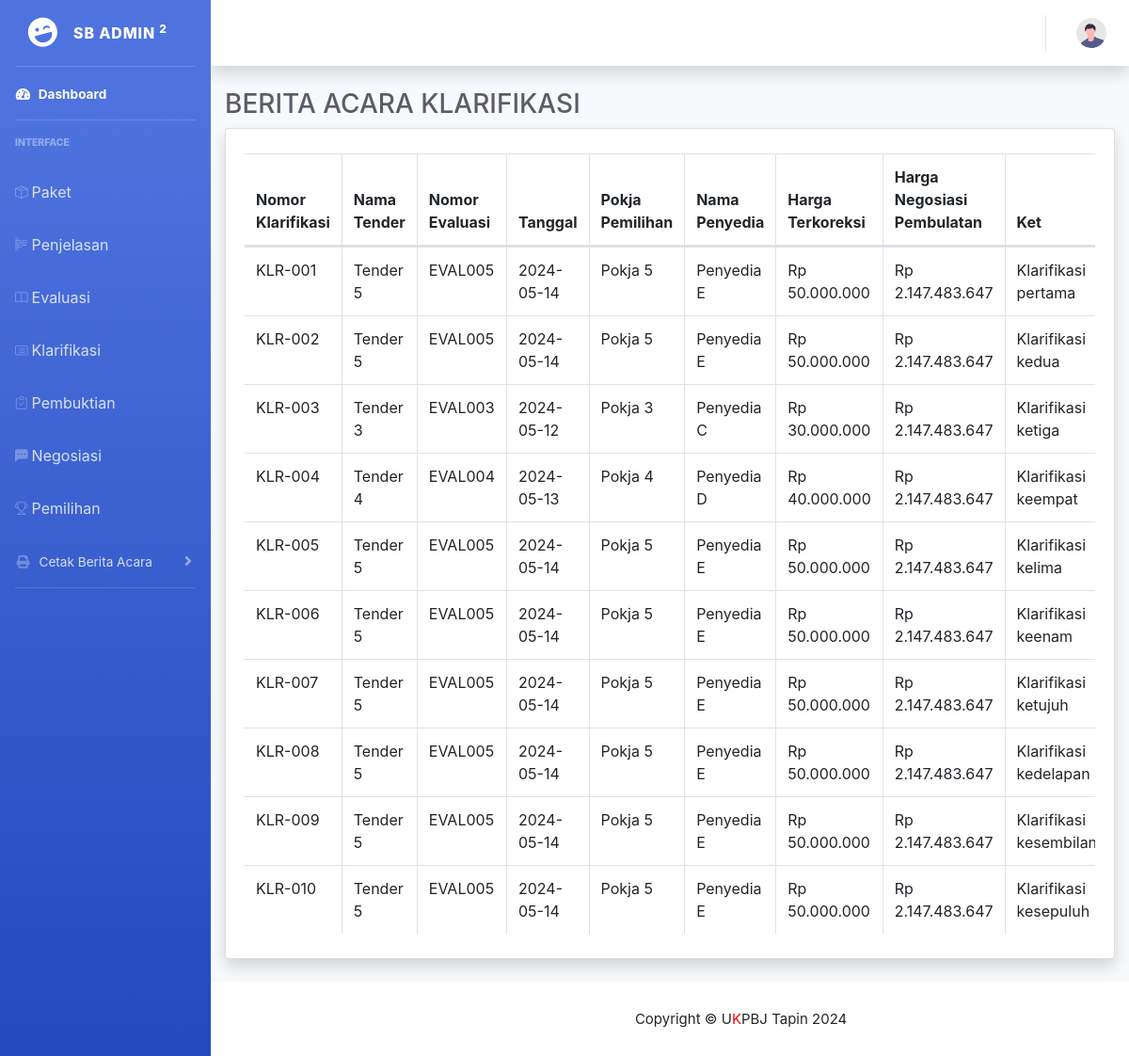
The app's page /index.php/report/reportBaKlarifikasi with its own data.
### tables this page shows
CREATE TABLE `klarifikasi` (
  `Id_klarifikasi` int(10) NOT NULL,
  `Id_evaluasi_penawaran` int(10) DEFAULT NULL,
  `No_Klarifikasi` varchar(200) DEFAULT NULL,
  `Peralatan` text DEFAULT NULL,
  `Tenaga_ahli` text DEFAULT NULL,
  `Keterangan_lain` varchar(200) DEFAULT NULL
);

CREATE TABLE `paket` (
  `Id_kode_tender` int(10) NOT NULL,
  `kode_tender` text NOT NULL,
  `Id_pokja` varchar(10) DEFAULT NULL,
  `no_dokumen_pemilihan` text NOT NULL,
  `Nama_tender` varchar(100) DEFAULT NULL,
  `Nilai_Pagu` int(30) DEFAULT NULL,
  `Kode_RUP` int(15) DEFAULT NULL,
  `Nilai_HPS` int(20) DEFAULT NULL,
  `Kode_anggaran` int(15) DEFAULT NULL,
  `Metode_tender` varchar(20) DEFAULT NULL,
  `Nama_PPK` varchar(50) DEFAULT NULL,
  `NIP_PPK` varchar(30) DEFAULT NULL,
  `No_SK` text DEFAULT NULL,
  `Unit_kerja` varchar(50) DEFAULT NULL,
  `Tgl_permohonan` date DEFAULT NULL,
  `Tgl_penugasan` date DEFAULT NULL,
  `Pokja_pemilihan` varchar(20) DEFAULT NULL
);

CREATE TABLE `evaluasi` (
  `Id_evaluasi_penawaran` int(10) NOT NULL,
  `Id_kode_tender` int(10) DEFAULT NULL,
  `No_Evaluasi` varchar(200) DEFAULT NULL,
  `Tanggal` date DEFAULT NULL,
  `Metode_evaluasi` varchar(200) DEFAULT NULL,
  `nama_Penyedia` varchar(20) DEFAULT NULL,
  `nilai_penawaran` int(20) DEFAULT NULL,
  `kualifikasi` varchar(20) DEFAULT NULL,
  `administrasi` varchar(20) DEFAULT NULL,
  `teknis` varchar(20) DEFAULT NULL,
  `harga` varchar(20) DEFAULT NULL,
  `Keterangan_lain` varchar(20) DEFAULT NULL
);

CREATE TABLE `negosiasi` (
  `Id_negosiasi` int(10) NOT NULL,
  `Id_evaluasi_penawaran` int(10) DEFAULT NULL,
  `No_Negosiasi` varchar(30) DEFAULT NULL,
  `Tanggal` date DEFAULT NULL,
  `harga_penawaran` text DEFAULT NULL,
  `harga_terkoreksi` text DEFAULT NULL,
  `harga_negosiasi` text NOT NULL,
  `hasil_evaluasi` text DEFAULT NULL,
  `Keterangan_lain` varchar(200) DEFAULT NULL
);

### application/controllers/Report.php (called while the page is built, shortened)
<?php
class Report extends CI_Controller {
    public function __construct() {
        $this->load->model('Paket_model');
        $this->load->model('PokjaMil_model');
        $this->load->model('Penjelasan_model');
        $this->load->library('form_validation');
        $this->load->model('Evaluasi_model');
        $this->load->model('Klarifikasi_model');
        $this->load->model('Negosiasi_model');
        $this->load->model('Pembuktian_model');
        $this->load->model('Pemilihan_model');
    }
    public function reportBaKlarifikasi() {
        $data['negosiasis'] = $this->Negosiasi_model->get_all();
        $data['klarifikasis'] = $this->Klarifikasi_model->get_all();
        $data['penjelasans'] = $this->Penjelasan_model->get_all();
        $data['evaluasis'] = $this->Evaluasi_model->get_all();
        $data['pakets'] = $this->Paket_model->get_all_paket();
        $data['pembuktians'] = $this->Pembuktian_model->get_all();
        $this->load->view('Header/Head');
        $this->load->view('Header/Header');
        $this->load->view('report/report_ba_klarifikasi', $data);
        $this->load->view('Footer/Footer');
    }
}
?>

### index.php (called while the page is built, shortened)
<?php
require_once BASEPATH.'core/CodeIgniter.php';

### application/models/Klarifikasi_model.php (called while the page is built, shortened)
<?php
class Klarifikasi_model extends CI_Model {
    public function get_all() {
        return $this->db->get('Klarifikasi')->result();
    }
}

### application/models/Evaluasi_model.php (called while the page is built, shortened)
<?php
class Evaluasi_model extends CI_Model {
    public function get_all() {
        return $this->db->get('Evaluasi')->result();
    }
}

### application/models/Paket_model.php (called while the page is built, shortened)
<?php
class Paket_model extends CI_Model {
    public function get_all_paket() {
        return $this->db->get('paket')->result();
    }
}
?>

### application/models/Negosiasi_model.php (called while the page is built, shortened)
<?php
class Negosiasi_model extends CI_Model {
    public function get_all() {
        return $this->db->get('negosiasi')->result();
    }
}

### application/views/report/report_ba_klarifikasi.php (the view, shortened to what this page needs)
<!DOCTYPE html>
<html lang="en">
<head>
    <link rel="stylesheet" href="https://stackpath.bootstrapcdn.com/bootstrap/4.5.2/css/bootstrap.min.css">
</head>
<body>
    <div class="container-fluid">
        <h1 class="h3 mb-2 text-gray-800">BERITA ACARA KLARIFIKASI</h1>
        <div class="card shadow mb-4">
            <div class="card-body">
                <div class="table-responsive">
                    <table id="example" class="table table-bordered" width="100%" cellspacing="0">
                        <thead>
                            <tr>
                                <th>Nomor Klarifikasi</th>
                                <th>Nama Tender</th>
                                <th>Nomor Evaluasi</th>
                                <th>Tanggal</th>
                                <th>Pokja Pemilihan</th>
                                <th>Nama Penyedia</th>
                                <th>Harga Terkoreksi</th>
                                <th>Harga Negosiasi Pembulatan</th>
                                <th>Ket</th>
                            </tr>
                        </thead>
                        <tbody>
                            <?php foreach ($klarifikasis as $klarifikasi): ?>
                            <tr>
                                <td class="no-klarifikasi"><?= $klarifikasi->No_Klarifikasi ?></td>
                                <td class="nama-paket">
                                    <?php
                                        foreach ($evaluasis as $evaluasi) {
                                            if ($evaluasi->Id_evaluasi_penawaran == $klarifikasi->Id_evaluasi_penawaran) {
                                                $Id_kode_tender = $evaluasi->Id_kode_tender;
                                                foreach ($pakets as $paket) {
                                                    if ($paket->Id_kode_tender == $Id_kode_tender) {
                                                        echo $paket->Nama_tender;
                                                        break;
                                                    }
                                                }
                                                break;
                                            }
                                        }
                                        ?>
                                </td>
                                <td class="no-evaluasi">
                                    <?php
                                        foreach ($evaluasis as $evaluasi) {
                                            if ($evaluasi->Id_evaluasi_penawaran == $klarifikasi->Id_evaluasi_penawaran) {
                                                echo $evaluasi->No_Evaluasi;
                                                break;
                                            }
                                        }
                                        ?>
                                </td>
                                    <?php
                                        foreach ($evaluasis as $evaluasi) {
                                            if ($evaluasi->Id_evaluasi_penawaran == $klarifikasi->Id_evaluasi_penawaran) {
                                                break;
                                            }
                                        }
                                        ?>
                                    <?php
                                        foreach ($evaluasis as $evaluasi) {
                                            if ($evaluasi->Id_evaluasi_penawaran == $klarifikasi->Id_evaluasi_penawaran) {
                                                break;
                                            }
                                        }
                                        ?>
                                <td class="tanggal"><?= $evaluasi->Tanggal ?></td>
                                <td class="pokja-pemilihan">
                                    <?php
                                        foreach ($pakets as $paket) {
                                            if ($paket->Id_kode_tender == $evaluasi->Id_kode_tender) {
                                                echo $paket->Pokja_pemilihan;
                                                break;
                                            }
                                        }
                                        ?>
                                </td>
                                <td class="nama-penyedia">
                                    <?php
                                        foreach ($evaluasis as $evaluasi) {
                                            if ($evaluasi->Id_evaluasi_penawaran == $klarifikasi->Id_evaluasi_penawaran) {
                                                echo $evaluasi->nama_Penyedia;
                                                break;
                                            }
                                        }
                                        ?>
                                </td>
                                <td class="harga-terkoreksi">
                                    <?php
                                        foreach ($negosiasis as $negosiasi) {
                                            if ($negosiasi->Id_negosiasi == $klarifikasi->Id_evaluasi_penawaran) {
                                                echo 'Rp ' . number_format($negosiasi->harga_penawaran, 0, ',', '.');
                                                break;
                                            }
                                        }
                                        ?>
                                </td>
                                <td class="harga-negosiasi">
                                    <?php
                                        foreach ($negosiasis as $negosiasi) {
                                            if ($negosiasi->Id_negosiasi == $klarifikasi->Id_evaluasi_penawaran) {
                                                echo 'Rp ' . number_format($negosiasi->harga_negosiasi, 0, ',', '.');
                                                break;
                                            }
                                        }
                                        ?>
                                </td>
                                <td class="ket"><?= $klarifikasi->Keterangan_lain ?></td>
                            </tr>
                            <?php endforeach; ?>
                        </tbody>
                    </table>
                </div>
            </div>
        </div>
    </div>
</body>
</html>

### records on screen
klarifikasi: No_Klarifikasi "KLR-001", Id_evaluasi_penawaran.Tanggal "2024-05-14", Keterangan_lain "Klarifikasi pertama"
evaluasi: No_Evaluasi "EVAL005", nama_Penyedia "Penyedia E"
paket: Nama_tender "Tender 5", Pokja_pemilihan "Pokja 5"
negosiasi: harga_penawaran "50.000.000", harga_negosiasi "2.147.483.647"
klarifikasi: No_Klarifikasi "KLR-002", Id_evaluasi_penawaran.Tanggal "2024-05-14", Keterangan_lain "Klarifikasi kedua"
klarifikasi: No_Klarifikasi "KLR-003", Id_evaluasi_penawaran.Tanggal "2024-05-12", Keterangan_lain "Klarifikasi ketiga"
evaluasi: No_Evaluasi "EVAL003", nama_Penyedia "Penyedia C"
paket: Nama_tender "Tender 3", Pokja_pemilihan "Pokja 3"
negosiasi: harga_penawaran "30.000.000", harga_negosiasi "2.147.483.647"
klarifikasi: No_Klarifikasi "KLR-004", Id_evaluasi_penawaran.Tanggal "2024-05-13", Keterangan_lain "Klarifikasi keempat"
evaluasi: No_Evaluasi "EVAL004", nama_Penyedia "Penyedia D"
paket: Nama_tender "Tender 4", Pokja_pemilihan "Pokja 4"
negosiasi: harga_penawaran "40.000.000", harga_negosiasi "2.147.483.647"
klarifikasi: No_Klarifikasi "KLR-005", Id_evaluasi_penawaran.Tanggal "2024-05-14", Keterangan_lain "Klarifikasi kelima"
klarifikasi: No_Klarifikasi "KLR-006", Id_evaluasi_penawaran.Tanggal "2024-05-14", Keterangan_lain "Klarifikasi keenam"
klarifikasi: No_Klarifikasi "KLR-007", Id_evaluasi_penawaran.Tanggal "2024-05-14", Keterangan_lain "Klarifikasi ketujuh"
klarifikasi: No_Klarifikasi "KLR-008", Id_evaluasi_penawaran.Tanggal "2024-05-14", Keterangan_lain "Klarifikasi kedelapan"
klarifikasi: No_Klarifikasi "KLR-009", Id_evaluasi_penawaran.Tanggal "2024-05-14", Keterangan_lain "Klarifikasi…"
klarifikasi: No_Klarifikasi "KLR-010", Id_evaluasi_penawaran.Tanggal "2024-05-14", Keterangan_lain "Klarifikasi kesepuluh"
